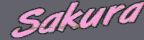

Below is a game level as drawn by its tile map, then a one-line description and the .tmx file that defines it, in full:
An orthogonal 18x5 tile map with 8x8 px tiles, 1 tile layer (Tile Layer 1).

<map version="1.2" tiledversion="1.3.0" orientation="orthogonal" renderorder="right-down" compressionlevel="0" width="18" height="5" tilewidth="8" tileheight="8" infinite="0" nextlayerid="2" nextobjectid="1">
 <tileset firstgid="1" source="IntroLogoSmall.tsx" />
 <layer id="1" name="Tile Layer 1" width="18" height="5">
  <data encoding="csv">
1,1,2,3,4,5,6,7,8,9,10,11,12,13,14,15,16,17,
1,18,19,20,21,22,23,24,25,26,27,28,29,30,31,32,33,34,
1,35,36,37,38,39,40,41,42,43,44,45,46,47,48,49,50,51,
1,52,53,54,55,56,57,58,59,60,61,62,63,64,65,66,67,68,
1,69,70,71,72,73,74,75,76,77,78,79,80,81,82,83,84,85
</data>
 </layer>
</map>